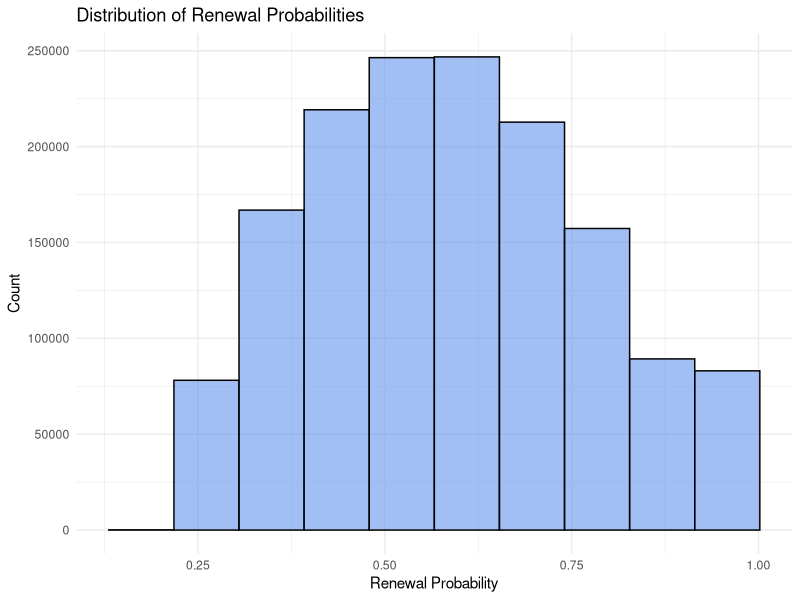

The R script that drew this image:
## ---- chunk 1
knitr::opts_chunk$set(echo = TRUE)
library(tidyverse)
## ---- chunk 2
set.seed(100)
subscriber_df <- 
  tibble(
    user_id = seq(from = 1000001, to = 2500000)
  ) %>% 
  # for subscription tenure, we will assume a normal distribution with mean 12 months; sd of 8 months
  # however, we want the distribution truncated to be above 0 and below 72 (6 years), so it ends up looking not exactly normal
  add_column(
    subscription_tenure = ceiling(msm::rtnorm(nrow(.), mean = 12, sd = 8, lower = .01, upper = 72)),
    # we'll generate total user sessions such that they are independent of subscription tenure
    total_user_sessions = ceiling(msm::rtnorm(nrow(.), mean = 40, sd = 20, lower = -1, upper = 72))
    ) %>% 
  # now, we'll generate some user engagement metrics as functions of the above
  mutate(
    total_duration_min = total_user_sessions * abs(rnorm(nrow(.), mean = 2, sd = 10)),
    total_watch_duration_min = total_duration_min * runif(nrow(.), min = 0.6, max = 0.95),
    total_videos_watched = total_watch_duration_min / abs(rnorm(nrow(.), mean = 3, sd = 10)),
    # here we calculate the percentile of each user based on total user sessions; we then use that value to generate a number of subscriptions
    percentile = percent_rank(total_user_sessions),
    num_user_subscriptions = floor(abs((percentile * 100) + runif(nrow(.), min = -20, max = 0))),
    # and we'll make the number of likes and comments a function of user subscriptions
    num_liked_videos = ceiling(runif(nrow(.), min = 0, max = 1) * total_videos_watched),
    num_comments = round(rexp(nrow(.), rate = 2)) * num_user_subscriptions,
    # and now, i'll just make youtube TV subscriber a weighted coin flip with ~ 40% being YouTube TV
    youtube_tv_subscriber = rbinom(nrow(.), size = 1, prob = 0.3878)
  )

skimr::skim(subscriber_df)
## ---- chunk 3
# this is setting our intercept,
# such that anyone with zero for all inputs has a 20% probability of renewing
p_0 <- 0.2
b_0 <- log(p_0/(1-p_0))
# we will now set the coefficients for four variables
# b_1 for subscription tenure
# b_2 for total videos watched
# b_3 for number of user subscriptions
# and b_4 for number of liked videos
# we'll see how our statistical learning methods do in identifying these variables
or_1 <- 1.102 # setting the odds ratio; each additional month of tenure increases the likelihood of renewing
b_1 <- log(or_1)
or_2 <- 1.0035 # same for total videos watched but 1 video < 1 month
b_2 <- log(or_2)
or_3 <- 1.003 # 1 subscription is slightly less influential than 1 video watched
b_3 <- log(or_3)
or_4 <- 1.0045 # 1 video liked is more influential than 1 video watched
b_4 <- log(or_4)

subscriber_df_outcomes <- 
  subscriber_df %>% 
  mutate(renew_prob = 1/(1+exp(-(b_0 + b_1 * subscription_tenure + b_2 * total_videos_watched + 
                                   b_3 * num_user_subscriptions + b_4 * num_liked_videos))),
         renew_flag = ifelse(renew_prob >= 0.5, TRUE, FALSE))
## ---- chunk 4
ggplot(subscriber_df_outcomes,
       aes(x = renew_prob)) +
  geom_histogram(bins = 10, fill = 'cornflowerblue', alpha = 0.6, color = 'black') +
  labs(title = 'Distribution of Renewal Probabilities', x = 'Renewal Probability', y = 'Count') +
  theme_minimal()

subscriber_df_outcomes %>%
  group_by(renew_flag) %>% 
  summarise(n_perc = n()/nrow(.)) %>% 
  mutate(n_perc = round(n_perc, 2)) %>% 
  knitr::kable()
## ---- chunk 5
export_df <- 
  subscriber_df_outcomes %>% 
  select(-percentile, -renew_prob)

# i'll use an rds file to save a little storage space
save(export_df, file = './subscribers.Rds')
#write_csv(export_df, './subscribers.csv')
